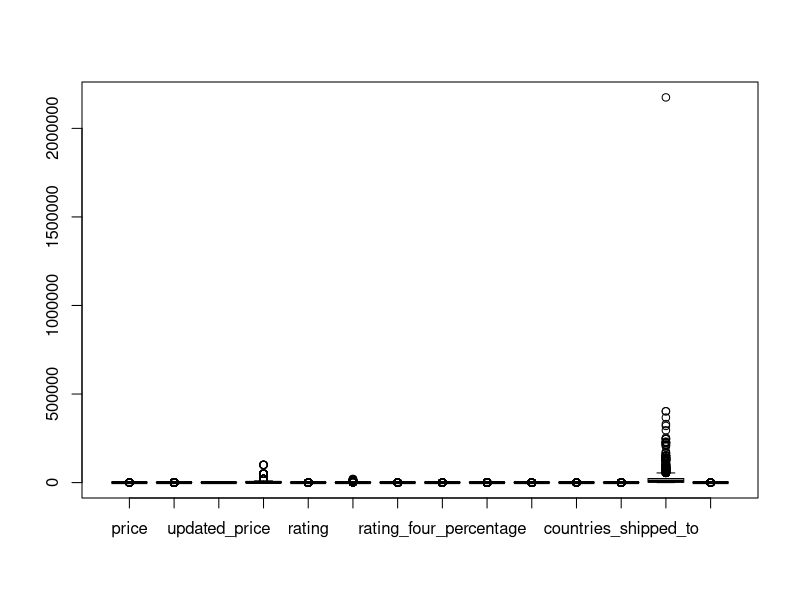
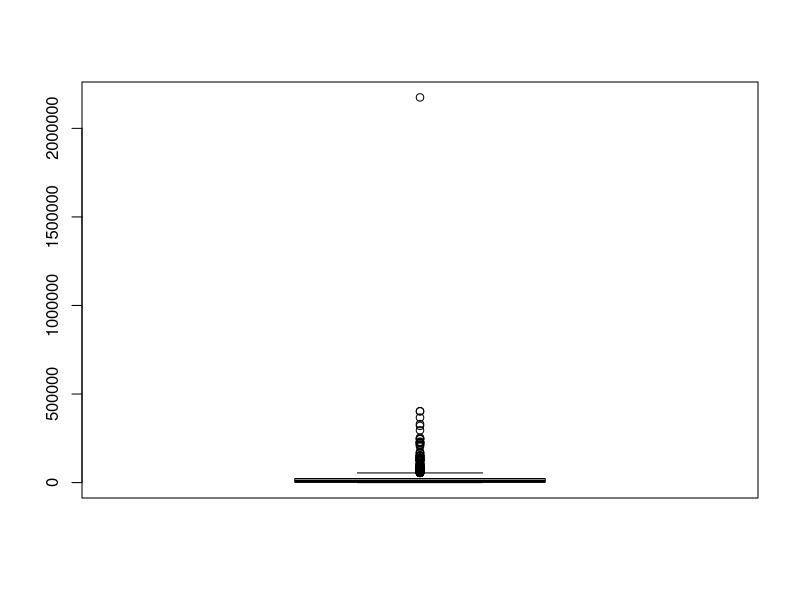
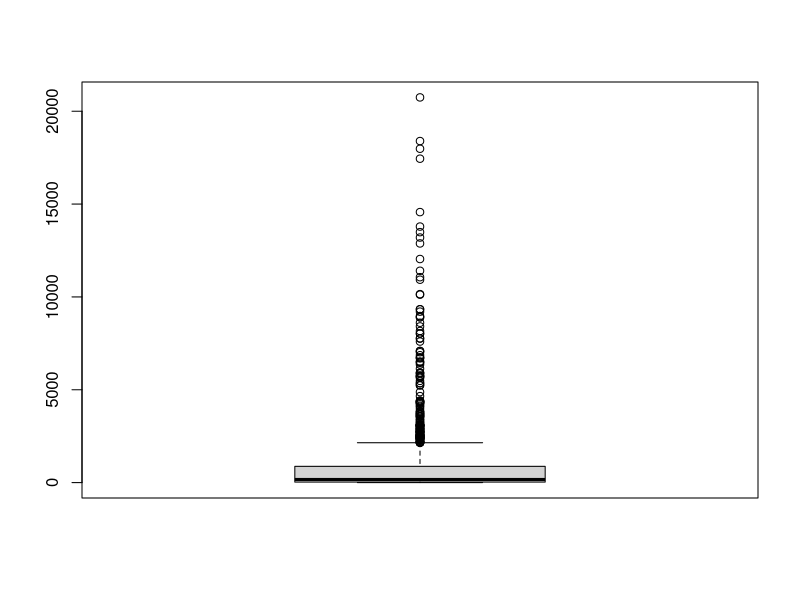
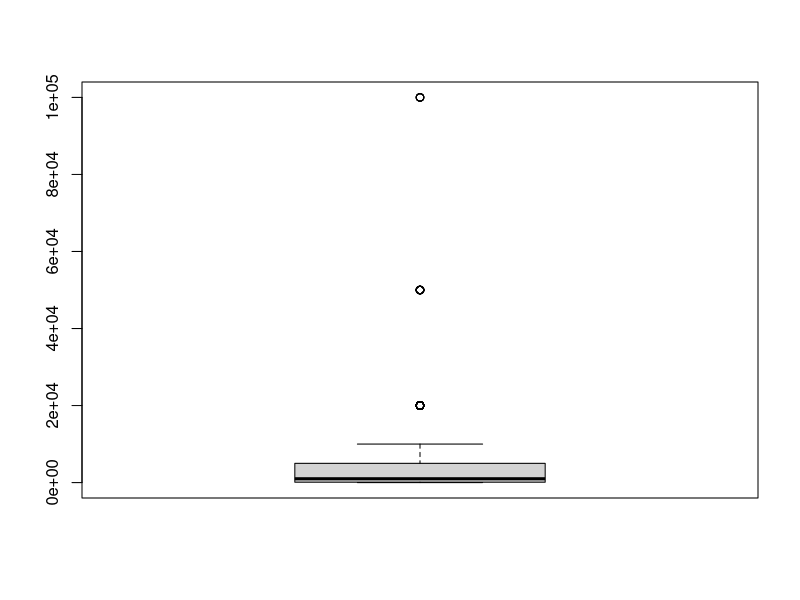
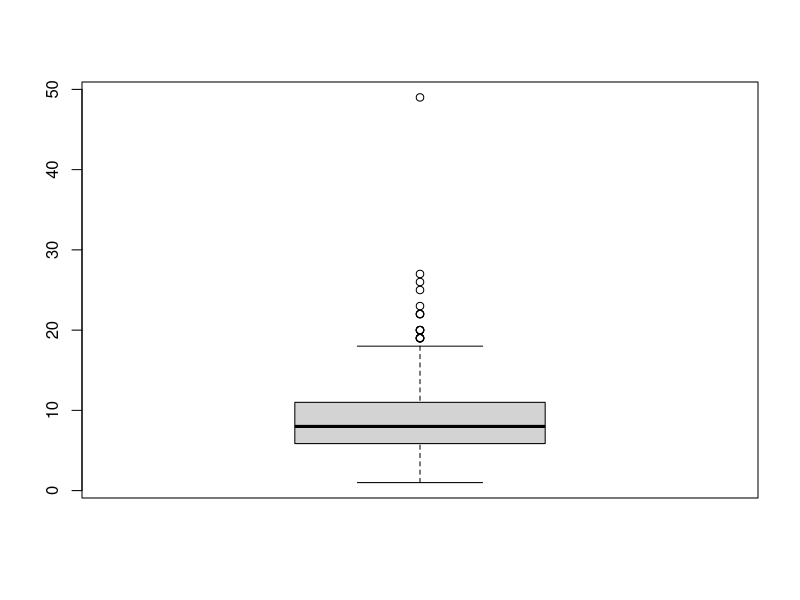
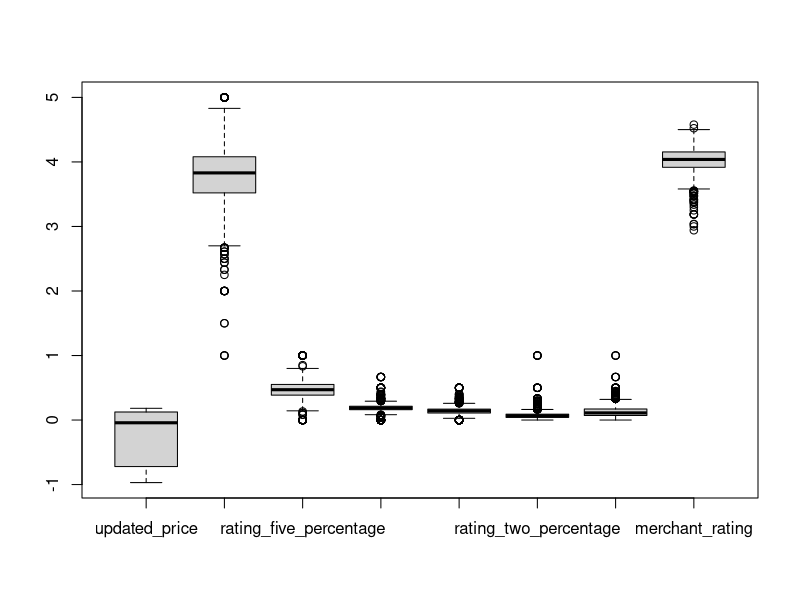
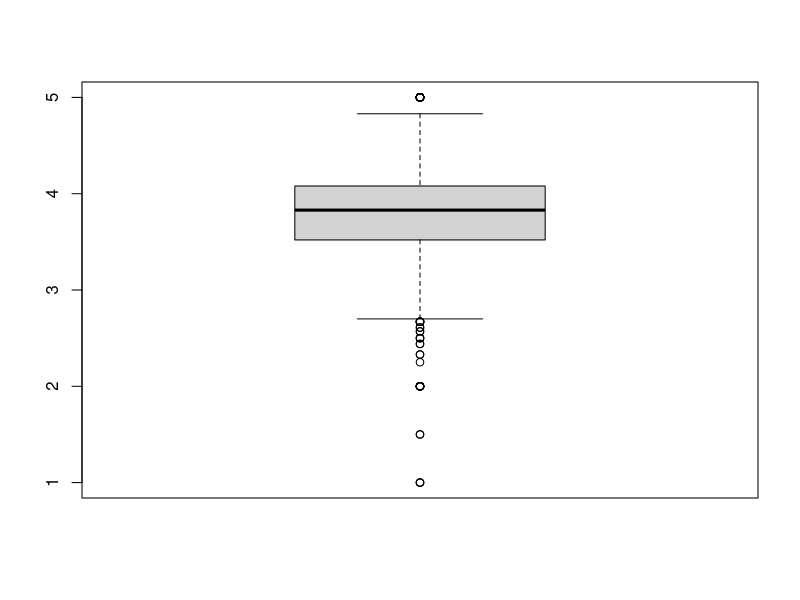
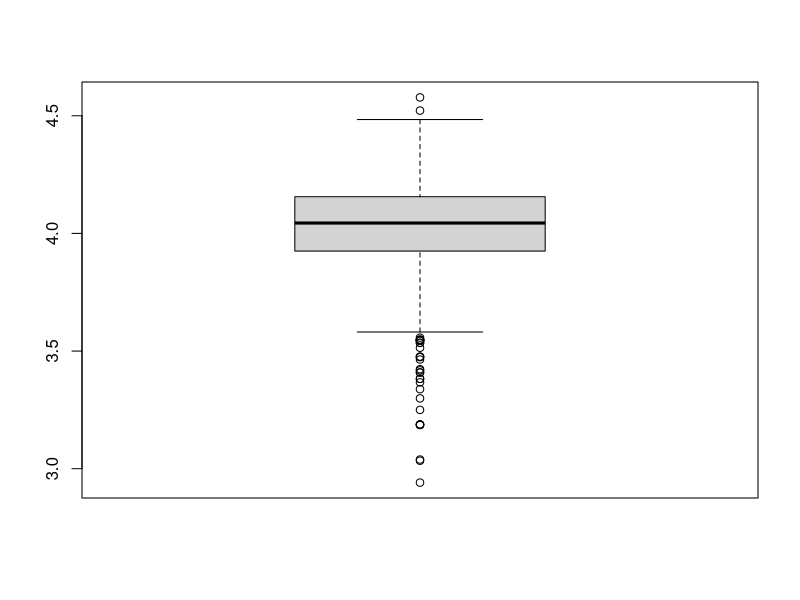

These charts were generated, in order, by the following R code:
################################################
# 2021Summer Stats 102B Group Project 
# Dataset: Sales Summer Clothes in E-commerce Wish
# Yunjing Mai    405543716
# Mengyu Zhang  105360138
# Final project submission 
################################################
data <- read.csv("WishProductSummer.csv",header = T)
dim(data) ## 1457 35 
colnames(data)
################## II. Data  #####################
X <- data[,c(2,3,4,5,7,8,10,12,14,16,18,28,33,34)] # all quantitative variables 
colnames(X) 
OutVals = boxplot(X)$out
OutVals
# check outlier for merchant_rating_count
OutVals = boxplot(data$merchant_rating_count)$out
length(OutVals) # 164 outliers 
sd(data$merchant_rating_count) # 69927.11

# check outlier for rating_count
OutVals = boxplot(data$rating_count)$out 
length(OutVals) # 165 outliers 
sd(data$rating_count) # 1928.282

# check outlier for units_sold 
OutVals = boxplot(data$units_sold)$out
length(OutVals) # 116 outliers 
summary(data$units_sold)
sd(data$units_sold) #9037.937

OutVals = boxplot(data$price)$out
length(OutVals) # 116 outliers 

X <- data[,c(4,7,10,12,14,16,18,34)]
#remove  2-price  5-units_sold  8-rating-cout   33-merchant rating count  
#        3-retail price 28-countries ship to
head(X)
colnames(X)
OutVals = boxplot(X)$out
length(OutVals) 
# With the remain variables, there are 260 outliers in total. 

### remove the rows with outliers ###
# rating 
OutVals = boxplot(X$rating)$out
which(X$rating %in% OutVals)
X = X[!(X$rating %in% OutVals),]
dim(X) 

# merchant_rating
OutVals = boxplot(X$merchant_rating)$out
length(OutVals) #34 outliers 
which(X$merchant_rating %in% OutVals)
X = X[!(X$merchant_rating %in% OutVals),]
dim(X) # 1367

#rating_five_percentage
OutVals = boxplot(X$rating_five_percentage)$out
length(OutVals) #19
which(X$rating_five_percentage %in% OutVals)
X = X[!(X$rating_five_percentage %in% OutVals),]
dim(X) # 1348

#rating_four_percentage
OutVals = boxplot(X$rating_four_percentage)$out
length(OutVals) 
which(X$rating_four_percentage %in% OutVals)
X = X[!(X$rating_four_percentage %in% OutVals),]
dim(X) 

#rating_three_percentage
OutVals = boxplot(X$rating_three_percentage)$out
length(OutVals) 
which(X$rating_three_percentage %in% OutVals)
X = X[!(X$rating_three_percentage %in% OutVals),]
dim(X) 

#rating_two_percentage
OutVals = boxplot(X$rating_two_percentage)$out
length(OutVals) 
which(X$rating_two_percentage %in% OutVals)
X = X[!(X$rating_two_percentage %in% OutVals),]
dim(X) 

#rating_one_percentage
OutVals = boxplot(X$rating_one_percentage)$out
length(OutVals) 
which(X$rating_one_percentage %in% OutVals)
X = X[!(X$rating_one_percentage %in% OutVals),]
dim(X) 

# boxplot overlook after removing outliers
OutVals = boxplot(X,angle = 45)$out ## double check the final data
dim(X) 
cleaned_X <- X 
head(cleaned_X)

################ III. Cluster Analysis (kmeans()) #####################
Xk <- cleaned_X # data for k-means clustering
set.seed(1000)
K = kmeans(Xk,centers = 2)
table(K$cluster)
K$centers
plot(X, col = K$cluster)

plot(Xk$updated_price,Xk$rating,
     col=c("red","blue")[unclass(K$cluster)],
     pch=c(23,24)[unclass(K$cluster)],
     xlab="uodated_price", ylab="rating")
legend("bottomright",c("cluster 1","cluster 2"),pch=c
       (23,24),col=c("red","blue"))

plot(Xk$updated_price,Xk$merchant_rating,
     col=c("red","blue")[unclass(K$cluster)],
     pch=c(23,24)[unclass(K$cluster)],
     xlab="updated_prie", ylab="merchant_rating")
legend("bottomright",c("cluster 1","cluster 2"),pch=c
       (23,24),col=c("red","blue"))

####### IV. Pricipal components for dimension reduction  ############
X <- cleaned_X
colnames(X)
X.cs=scale(X,scale=T); X.cs ## centered and scaled
colnames(X.cs)=c("X1cs", "X2cs", "X3cs", "X4cs", "X5cs", "X6cs", "X7cs", "X8cs")
S=var(X.cs) ## variance and correlation 
S
eigen(var(X.cs))
eigenvectors=eigen(var(X.cs))$vectors
colnames(eigenvectors)=c("V1", "V2", "V3", "V4", "V5", "V6", "V7", "V8")
eigenvalues=eigen(var(X.cs))$values
cumsum(100*eigenvalues/(sum(eigenvalues)))

PC=X.cs%*%eigenvectors
head(PC)
cor(X, PC) ##

plot(X.cs[,1],X.cs[,2],main="centered data",
     xlab="X1cs", ylab="X2cs")
abline(v=0,col = "green")
abline(h=0,col = "green")

plot(PC[,1],PC[,2],main="plot of PC", 
     xlab="PC1", ylab="PC2",ylim=c(-1.5,max(PC[,1])))
abline(v=0,col = "green")
abline(h=0,col = "green")
biplot(princomp(X.cs), main = "Biplot")

######IV. Principal components regression for prediction##################
X <-cleaned_X
set.seed(1000)
# split the data into training and testing
index <-sample(nrow(X),10,replace = F)
testing_set <- X[index,] ## testing set
training_set <- X[-index,] ##training set 
dim(training_set)

colnames(training_set)
X.cs = scale(training_set, center=T, scale=T)
y.cs = X.cs[,2] ## variable rating as dependent variable 
x.cs = X.cs[,-2] ## independent variables 
cor(x.cs) #correlation with independent variables 
Sx=var(x.cs)
EP=eigen(Sx) 
lambda=EP$values
V=EP$vectors
X.tilde=x.cs%*%V     #this is the X tilde matrix of PC
X.tilde
cor(X.tilde)
cor(x.cs, X.tilde) 
cor(y.cs,X.tilde )

## Normalization for selected PC 
x1.tilde.cs <- X.tilde[,1]/sqrt(as.numeric(crossprod(X.tilde[,1])))
x2.tilde.cs <- X.tilde[,2]/sqrt(as.numeric(crossprod(X.tilde[,2])))
x3.tilde.cs <- X.tilde[,3]/sqrt(as.numeric(crossprod(X.tilde[,3])))
x4.tilde.cs <- X.tilde[,4]/sqrt(as.numeric(crossprod(X.tilde[,4])))
x5.tilde.cs <- X.tilde[,5]/sqrt(as.numeric(crossprod(X.tilde[,5])))
x6.tilde.cs <- X.tilde[,6]/sqrt(as.numeric(crossprod(X.tilde[,6])))
x7.tilde.cs <- X.tilde[,7]/sqrt(as.numeric(crossprod(X.tilde[,7])))

## Do the regression by lm() model 
df_train <- as.data.frame(cbind(pc1 = x1.tilde.cs, pc2 = x2.tilde.cs ,pc3= x3.tilde.cs,
                                pc4 = x4.tilde.cs, pc5 = x5.tilde.cs, pc6 = x6.tilde.cs,
                                pc7 = x7.tilde.cs))
colnames(df_train)
model1=lm(y.cs~ pc1+pc2+pc3+pc5+pc6-1,data = df_train)  
summary(model1)
plot(y.cs,resid(model1),main="Residual plot/n principal component regression")
abline(h=0,col = "red")
hist(resid(model1))

## prediction with testing set 
X_test <- as.data.frame(testing_set[,c(1,3,4,5,6,7)])
head(X_test)
colnames(X_test) <- colnames(df_train)[c(1,2,3,4,5,6)]
head(X_test)
predicteds = predict(model1,X_test)
predicteds
#root mean square error 
sqrt(mean((testing_set[,2] - predicteds)^2))

#################V. Maximum Likelihood estimation ###################
hist(X[,2], prob = T, xlim = c(2, 5),ylim = c(0, 2), main = "Histogram of rating")
y = X[,2]
x = seq(0,max(X[,2]),by=0.01)
points(x,dlnorm(x, meanlog=1.5, sdlog=0.5,log=FALSE), col="red", type="o",pch=10, bg="red")
points(x,dlnorm(x, meanlog=1.5, sdlog=0.1, log=FALSE), col="yellow", type="o", pch=22, bg="yellow")
points(x,dlnorm(x, meanlog=1.3, sdlog=0.05, log=FALSE), col="green", type="o", pch=22, bg="green")
points(x,dlnorm(x, meanlog=1.4, sdlog=0.08, log=FALSE), col="purple", type="o", pch=24, bg="purple")
n=length(y)

# mle estimate for mu
y.log=log(y)
head(y.log)
mu.mle=(sum(y.log))/n
mu.mle 
# mle estimate for sigma
sigma.mle=sqrt((1/n)*sum((y.log-mu.mle)^2))
sigma.mle 

H1.1 = -n/sigma.mle^2
H1.2 = -(2/sigma.mle^3)*sum(y.log-mu.mle)
H2.1=H1.2
H2.2= (n/sigma.mle^2)-(3/sigma.mle^4)*sum((y.log-mu.mle)^2)
Hessian=matrix(c(H1.1,H2.1,H1.2,H2.2), ncol=2)
Hessian
eigen(Hessian)

##estimated information matrix
I = -Hessian
## Variance Covariance matrix
Sigma = solve(I)
Sigma
## Standard error of the estimates
sqrt(diag(Sigma))

## Confidence intervals 95%
CI_mu <- mu.mle + c(-1,1)*qnorm(0.975)*sqrt(diag(Sigma))[1]
CI_mu
CI_sigma <- sigma.mle + c(-1,1)*qnorm(0.975)*sqrt(diag(Sigma))[2]
CI_sigma

